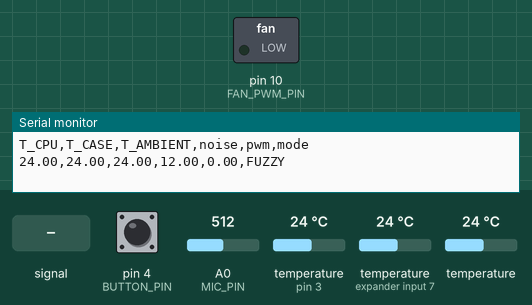
Recording of a sketch running on a simulated Arduino Uno, built with avr-gcc and run on an emulated ATmega328P. Shown: switched loads named in the sketch (green lamp = pin HIGH), the last lines printed to the serial monitor. Inputs (shaded band) come from the test bench; at power-on: temperature (sensors on pin 3, expander input 7) 24 °C, temperature 24 °C, A0 (MIC_PIN) = 512, pin 4 (BUTTON_PIN) HIGH.

Above: at 1.6 s.
1.7 s: temperature (sensor on pin 3) set to 33.6 °C
4.1 s: temperature (sensor on pin 3) set to 34.6 °C
At 7.8 s:
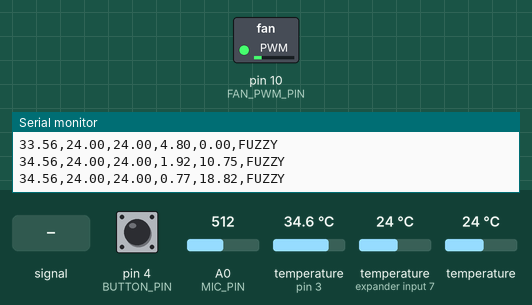
10.2 s: temperature (sensor on pin 3) set to 41 °C
At 11.9 s:
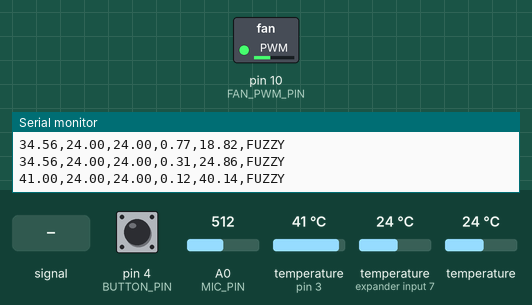
16.3 s: A0 (MIC_PIN) fed a 200 Hz sine of ±255 counts around its level
At 17.8 s:
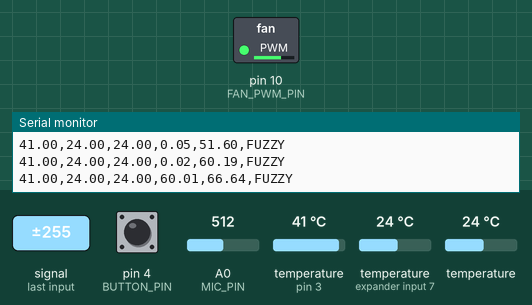
22.4 s: temperature (sensor 203) set to 28 °C
At 23.7 s:
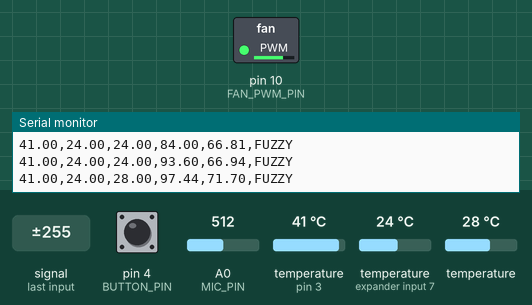
28.5 s: A0 (MIC_PIN) set to 716
Timing chart, 0 to 35.6 s (numbered marks = the images above; inputs shaded):
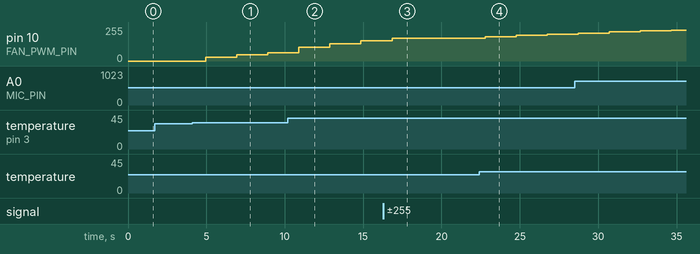

Measured:
- the behaviour switches between 34 and 34.1 °C on temperature (sensor on pin 3) (found by bisection; images 0 and 1)
- after the input at 4.1 s, pin 10 (FAN_PWM_PIN): 0/255 → 27/255 after 0.86 s, → 48/255 2.0 s later, → 63/255 2.0 s later
- after the input at 16.3 s, pin 10 (FAN_PWM_PIN): goes on until 16.8 s, then stays 170/255
- after the input at 22.4 s, pin 10 (FAN_PWM_PIN): 170/255 → 183/255 after 0.38 s, → 192/255 2.0 s later, → 199/255 2.0 s later

The sketch:

fuzzy_arduino.ino
```cpp
#include "OneWire.h"
#include "DallasTemperature.h"

#define DS18B20_PIN 3
#define FAN_PWM_PIN 10
#define MIC_PIN A0
#define BUTTON_PIN 4

OneWire oneWire(DS18B20_PIN);
DallasTemperature sensors(&oneWire);

bool targetMode = false;
bool lastButtonState = HIGH;

float targetTemp = 36.0;

inline float trapmf(float x, float a, float b, float c, float d) {
  if (x < a || x > d) return 0.0f;

  if (x >= b && x <= c) return 1.0f;

  if (x >= a && x < b) {
    if (b == a) return 1.0f;
    return (x - a) / (b - a);
  }

  if (x > c && x <= d) {
    if (d == c) return 1.0f;
    return (d - x) / (d - c);
  }

  return 0.0f;
}

inline float trimf(float x, float a, float b, float c) {
  if (x <= a || x >= c) return 0.0f;
  if (x <= b) return (x - a) / (b - a);
  return (c - x) / (c - b);
}

inline float cpu_niska(float x)     { return trapmf(x, 25, 25, 32.5, 35.5); }
inline float cpu_normalna(float x)  { return trimf(x, 33.5, 36.5, 39.5); }
inline float cpu_wysoka(float x)    { return trimf(x, 37.5, 40.5, 44.5); }
inline float cpu_krytyczna(float x) { return trapmf(x, 43.5, 47.5, 70, 70); }

inline float amb_chlodno(float x)   { return trapmf(x, 16, 16, 20, 22); }
inline float amb_normalnie(float x) { return trapmf(x, 21, 22.5, 25.5, 26.5); }
inline float amb_cieplo(float x)    { return trapmf(x, 25.5, 26.5, 40, 40); }

inline float noi_cicho(float x)     { return trapmf(x, 0, 0, 35, 50); }
inline float noi_srednio(float x)   { return trimf(x, 45, 60, 75); }
inline float noi_glosno(float x)    { return trapmf(x, 70, 82, 100, 100); }

float pwmMF(uint8_t idx, float x) {
  if (idx == 0) return trapmf(x, 0,  0,  8,  27);   // off
  if (idx == 1) return trimf (x, 22, 42, 58);        // low
  if (idx == 2) return trimf (x, 50, 68, 84);        // medium
  if (idx == 3) return trimf (x, 72, 88, 98);        // high
  if (idx == 4) return trapmf(x, 90, 97, 100, 100);  // max
  return 0.0f;
}

static const uint8_t rule_table[4][3][3] = {
  // CPU: niska
  {
    {0, 0, 0},  // chlodno
    {0, 0, 0},  // normalnie
    {1, 1, 0},  // cieplo
  },
  // CPU: normalna
  {
    {1, 1, 0},  // chlodno
    {2, 1, 1},  // normalnie
    {2, 2, 1},  // cieplo
  },
  // CPU: wysoka
  {
    {3, 2, 2},  // chlodno
    {3, 3, 2},  // normalnie
    {4, 3, 3},  // cieplo
  },
  // CPU: krytyczna
  {
    {4, 4, 4},  // chlodno
    {4, 4, 4},  // normalnie
    {4, 4, 4},  // cieplo
  },
};

float fuzzyInfer(float t_cpu, float t_amb, float t_noi) {
  float mu_cpu[4] = {
    cpu_niska(t_cpu),
    cpu_normalna(t_cpu),
    cpu_wysoka(t_cpu),
    cpu_krytyczna(t_cpu)
  };

  float mu_amb[3] = {
    amb_chlodno(t_amb),
    amb_normalnie(t_amb),
    amb_cieplo(t_amb)
  };

  float mu_noi[3] = {
    noi_cicho(t_noi),
    noi_srednio(t_noi),
    noi_glosno(t_noi)
  };

  float num = 0.0f;
  float den = 0.0f;
  // defuzyfikacja centroid, dyskretna
  for (int u = 0; u <= 100; u++) {
    float aggregated = 0.0f;

    for (uint8_t ci = 0; ci < 4; ci++) {
      for (uint8_t ai = 0; ai < 3; ai++) {
        for (uint8_t ni = 0; ni < 3; ni++) {
          float firing = min(mu_cpu[ci], min(mu_amb[ai], mu_noi[ni]));

          if (firing < 0.001f) continue;

          uint8_t pwm_idx = rule_table[ci][ai][ni];
          float clipped = min(firing, pwmMF(pwm_idx, (float)u));

          if (clipped > aggregated) {
            aggregated = clipped;
          }
        }
      }
    }

    num += (float)u * aggregated;
    den += aggregated;
  }

  if (den < 0.001f) return 0.0f;

  return num / den;
}

int readAmplitude() {
  int minVal = 1023;
  int maxVal = 0;

  for (int i = 0; i < 300; i++) {
    int value = analogRead(MIC_PIN);

    if (value < minVal) minVal = value;
    if (value > maxVal) maxVal = value;

    delayMicroseconds(200);
  }

  return maxVal - minVal;
}

int readNoise() {
  int amplitude = readAmplitude();
  int noise = map(amplitude, 80, 500, 0, 100);
  return constrain(noise, 0, 100);
}

class EMA {
  float val;
  float alpha;

public:
  EMA(float a, float init = 0.0f) {
    alpha = a;
    val = init;
  }

  float update(float x) {
    val = alpha * x + (1.0f - alpha) * val;
    return val;
  }
};

EMA pwmFilter(0.25f, 0.0f);
EMA noiseFilter(0.6f, 30.0f);

void setupFanPWM() {
  pinMode(FAN_PWM_PIN, OUTPUT);

  TCCR1A = 0;
  TCCR1B = 0;
  TCNT1 = 0;

  TCCR1A = (1 << COM1B1) | (1 << WGM11);
  TCCR1B = (1 << WGM13) | (1 << WGM12) | (1 << CS10);

  ICR1 = 639;
  OCR1B = 0;
}

void setFanPWM(float pwm_pct) {
  pwm_pct = constrain(pwm_pct, 0, 100);
  OCR1B = (uint16_t)(ICR1 * pwm_pct / 100.0f);
}

float targetController(float cpuTemp) {
  float error = cpuTemp - targetTemp;
  if (error <= -0.5f) return 0.0f;
  float pwm = 25.0f + error * 25.0f;

  return constrain(pwm, 0.0f, 100.0f);
}

void setup() {
  Serial.begin(115200);
  sensors.begin();
  pinMode(BUTTON_PIN, INPUT_PULLUP);
  setupFanPWM();

  Serial.println("T_CPU,T_CASE,T_AMBIENT,noise,pwm,mode");
}

void loop() {
  bool buttonState = digitalRead(BUTTON_PIN);

  if (lastButtonState == HIGH && buttonState == LOW) {
    targetMode = !targetMode;
    delay(250);
  }

  lastButtonState = buttonState;

  sensors.requestTemperatures();

  float T_CPU = sensors.getTempCByIndex(0);
  float T_CASE = sensors.getTempCByIndex(1);
  float T_AMBIENT = sensors.getTempCByIndex(2);

  if (T_CPU < -100 || T_CASE < -100 || T_AMBIENT < -100) {
    setFanPWM(100);
    Serial.println("ERROR_SENSOR,ERROR_SENSOR,ERROR_SENSOR,0,100,ERROR");
    delay(1000);
    return;
  }

  int rawNoise = readNoise();
  float filteredNoise = noiseFilter.update(rawNoise);

  float pwm;

  if (targetMode) {
    pwm = targetController(T_CPU);
  } else {
    pwm = fuzzyInfer(T_CPU, T_AMBIENT, filteredNoise);
  }

  if (pwm < 30.0f){
    pwm = 0.0f;
  }

  float filteredPwm = pwmFilter.update(pwm);

  setFanPWM(filteredPwm);

  Serial.print(T_CPU);
  Serial.print(",");
  Serial.print(T_CASE);
  Serial.print(",");
  Serial.print(T_AMBIENT);
  Serial.print(",");
  Serial.print(filteredNoise);
  Serial.print(",");
  Serial.print(filteredPwm);
  Serial.print(",");

  if (targetMode) {
    Serial.println("TARGET_36");
  } else {
    Serial.println("FUZZY");
  }

  delay(1000);
}
```
